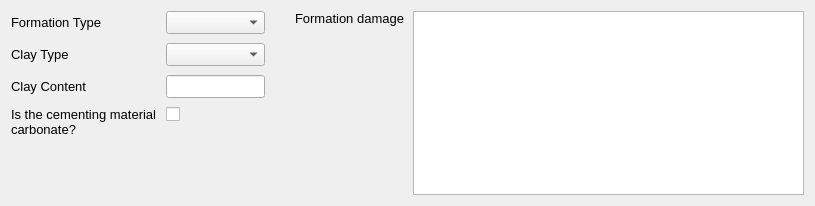
<?xml version="1.0" encoding="UTF-8"?>
<ui version="4.0">
 <class>MineralogyDataForm</class>
 <widget class="QWidget" name="MineralogyDataForm">
  <property name="geometry">
   <rect>
    <x>0</x>
    <y>0</y>
    <width>815</width>
    <height>206</height>
   </rect>
  </property>
  <property name="sizePolicy">
   <sizepolicy hsizetype="Preferred" vsizetype="Preferred">
    <horstretch>0</horstretch>
    <verstretch>0</verstretch>
   </sizepolicy>
  </property>
  <property name="minimumSize">
   <size>
    <width>0</width>
    <height>0</height>
   </size>
  </property>
  <property name="maximumSize">
   <size>
    <width>16777215</width>
    <height>16777215</height>
   </size>
  </property>
  <property name="font">
   <font>
    <family>MS Shell Dlg 2</family>
    <pointsize>10</pointsize>
   </font>
  </property>
  <property name="windowTitle">
   <string>Form</string>
  </property>
  <property name="locale">
   <locale language="English" country="UnitedStates"/>
  </property>
  <layout class="QGridLayout" name="gridLayout" columnstretch="1,2">
   <property name="horizontalSpacing">
    <number>30</number>
   </property>
   <property name="verticalSpacing">
    <number>9</number>
   </property>
   <item row="0" column="0">
    <layout class="QFormLayout" name="formLayout">
     <property name="horizontalSpacing">
      <number>9</number>
     </property>
     <property name="verticalSpacing">
      <number>9</number>
     </property>
     <item row="0" column="0">
      <widget class="QLabel" name="md_formation_types_label">
       <property name="text">
        <string notr="true">Formation Type</string>
       </property>
      </widget>
     </item>
     <item row="0" column="1">
      <widget class="QComboBox" name="md_formation_types_combobox"/>
     </item>
     <item row="1" column="0">
      <widget class="QLabel" name="md_clays_types_label">
       <property name="text">
        <string notr="true">Clay Type</string>
       </property>
      </widget>
     </item>
     <item row="1" column="1">
      <widget class="QComboBox" name="md_clays_types_combobox"/>
     </item>
     <item row="2" column="0">
      <widget class="QLabel" name="md_clay_content_label">
       <property name="text">
        <string notr="true">Clay Content</string>
       </property>
      </widget>
     </item>
     <item row="3" column="0">
      <widget class="QLabel" name="md_cementing_material_carbonate_label">
       <property name="text">
        <string notr="true">Is the cementing material carbonate?</string>
       </property>
       <property name="wordWrap">
        <bool>true</bool>
       </property>
      </widget>
     </item>
     <item row="3" column="1">
      <widget class="QCheckBox" name="md_cementing_material_carbonate_checkbox">
       <property name="text">
        <string/>
       </property>
      </widget>
     </item>
     <item row="2" column="1">
      <widget class="QLineEdit" name="md_clay_content_lineedit"/>
     </item>
    </layout>
   </item>
   <item row="0" column="1">
    <layout class="QFormLayout" name="formLayout_2">
     <property name="horizontalSpacing">
      <number>9</number>
     </property>
     <property name="verticalSpacing">
      <number>9</number>
     </property>
     <item row="0" column="0">
      <widget class="QLabel" name="pd_formation_damage_label">
       <property name="text">
        <string notr="true">Formation damage</string>
       </property>
       <property name="alignment">
        <set>Qt::AlignLeading|Qt::AlignLeft|Qt::AlignTop</set>
       </property>
      </widget>
     </item>
     <item row="0" column="1">
      <widget class="QTableView" name="pd_formation_damage_tableview">
       <property name="styleSheet">
        <string notr="true">selection-background-color: rgb(158, 155, 255);</string>
       </property>
       <property name="editTriggers">
        <set>QAbstractItemView::NoEditTriggers</set>
       </property>
       <property name="tabKeyNavigation">
        <bool>false</bool>
       </property>
       <property name="showDropIndicator" stdset="0">
        <bool>false</bool>
       </property>
       <property name="selectionMode">
        <enum>QAbstractItemView::MultiSelection</enum>
       </property>
      </widget>
     </item>
    </layout>
   </item>
  </layout>
 </widget>
 <resources/>
 <connections/>
</ui>
